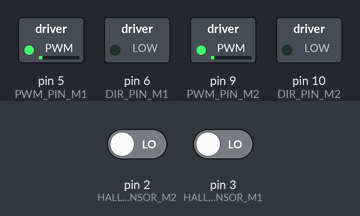
Recording of a sketch running on a simulated Arduino Uno, built with avr-gcc and run on an emulated ATmega328P. Parts: switched loads named in the sketch (green lamp = pin HIGH). The test bench sets the inputs (shaded band); at power-on: pin 2 (HALL_SENSOR_M2) LOW, pin 3 (HALL_SENSOR_M1) LOW.

Above: at 1.2 s.
1.3 s: pin 2 (HALL_SENSOR_M2) driven HIGH
At 1.45 s:
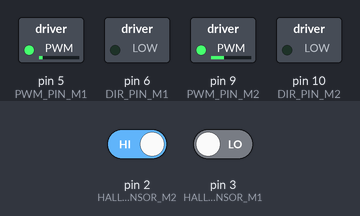
4.3 s: pin 3 (HALL_SENSOR_M1) driven HIGH
At 5.6 s:
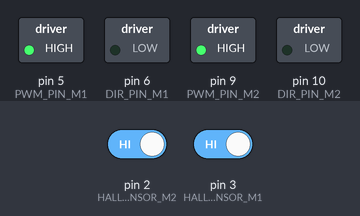
Timing chart, 0 to 7.3 s (numbered marks = the images above; inputs shaded):
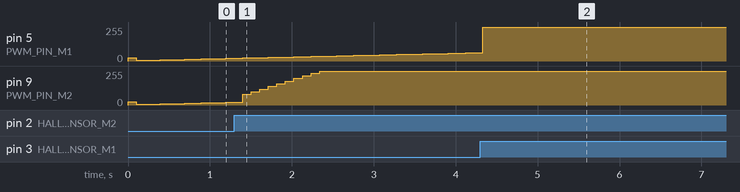

The sketch:

BLDC_PID.ino
```cpp
#include <SoftwareSerial.h>

SoftwareSerial bluetooth(13, 4);  // RX, TX for Bluetooth communication

// Motor 1 Pins
int DIR_PIN_M1 = 6;         // Motor 1 Direction pin
int PWM_PIN_M1 = 5;         // Motor 1 PWM control pin (490Hz)
int HALL_SENSOR_M1 = 3;     // Motor 1 Hall sensor interrupt feedback pin

// Motor 2 Pins
int DIR_PIN_M2 = 10;         // Motor 2 Direction pin
int PWM_PIN_M2 = 9;         // Motor 2 PWM control pin (490Hz)
int HALL_SENSOR_M2 = 2;     // Motor 2 Hall sensor interrupt feedback pin

// PID Variables
volatile float tic1 = 0, tac1 = 0, feedback1 = 0.0;
volatile float tic2 = 0, tac2 = 0, feedback2 = 0.0;

float now, prvTime, dt;
float P1 = 0.00, I1 = 0.00, D1 = 0.00, error1 = 0.00, prevErr1 = 0.00, errSum1 = 0.00, pid1 = 0.00; // Motor 1 PID
float P2 = 0.00, I2 = 0.00, D2 = 0.00, error2 = 0.00, prevErr2 = 0.00, errSum2 = 0.00, pid2 = 0.00; // Motor 2 PID

// PID Constants - Adjust for best performance
float kp = 0.15, ki = 0.7, kd = 0.001;
float targetSpeed = 20;   // Target speed (tune based on your system)
float maxPWM = 255, minPWM = 0; // PWM limits
float fb_min = 104, fb_max = 46, trgt_min = 12, trgt_max = 25; // Feedback mapping

void setup() {
    Serial.begin(115200);
    bluetooth.begin(9600);  // Start Bluetooth communication at 9600 baud rate

    // Motor 1 Pins
    pinMode(DIR_PIN_M1, OUTPUT);
    pinMode(PWM_PIN_M1, OUTPUT);
    attachInterrupt(digitalPinToInterrupt(HALL_SENSOR_M1), measureSpeed1, RISING); // Interrupt for Motor 1 feedback

    // Motor 2 Pins
    pinMode(DIR_PIN_M2, OUTPUT);
    pinMode(PWM_PIN_M2, OUTPUT);
    attachInterrupt(digitalPinToInterrupt(HALL_SENSOR_M2), measureSpeed2, RISING); // Interrupt for Motor 2 feedback

    // Set initial motor directions (optional, you can change them during runtime)
    digitalWrite(DIR_PIN_M1, LOW);  // Motor 1 initial direction
    digitalWrite(DIR_PIN_M2, LOW);  // Motor 2 initial direction
}

void loop() {
    now = millis();
    dt = (now - prvTime) / 1000.0; // Time step for PID calculation

    if (dt < 0.001) dt = 0.001; // Prevent division by zero errors
    prvTime = now;

    // Calculate PID for both motors
    pid1 = PID(feedback1, targetSpeed, P1, I1, D1, error1, prevErr1, errSum1);
    pid2 = PID(feedback2, targetSpeed, P2, I2, D2, error2, prevErr2, errSum2);

    // Constrain the PID output to the PWM limits
    pid1 = constrain(pid1, minPWM, maxPWM);
    pid2 = constrain(pid2, minPWM, maxPWM);

    // Apply PWM to both motors
    analogWrite(PWM_PIN_M1, round(pid1));  // Apply motor 1 speed
    analogWrite(PWM_PIN_M2, round(pid2));  // Apply motor 2 speed

    // Optional: Send feedback data to Bluetooth for monitoring
    bluetooth.print("Motor 1 Speed: ");
    bluetooth.print(feedback1);
    bluetooth.print("\tMotor 1 PID Output: ");
    bluetooth.println(pid1);

    bluetooth.print("Motor 2 Speed: ");
    bluetooth.print(feedback2);
    bluetooth.print("\tMotor 2 PID Output: ");
    bluetooth.println(pid2);
}

void measureSpeed1() {
    noInterrupts();  // Disable interrupts to prevent timing issues
    tic1 = millis();
    feedback1 = tic1 - tac1;
    tac1 = tic1;
    feedback1 = map(feedback1, fb_min, fb_max, trgt_min, trgt_max);
    interrupts();  // Re-enable interrupts
}

void measureSpeed2() {
    noInterrupts();
    tic2 = millis();
    feedback2 = tic2 - tac2;
    tac2 = tic2;
    feedback2 = map(feedback2, fb_min, fb_max, trgt_min, trgt_max);
    interrupts();
}

// PID Function - Common for both motors
float PID(float feedback, float targetSpeed, float &P, float &I, float &D, float &error, float &prevErr, float &errSum) {
    noInterrupts();
    error = targetSpeed - feedback;  // Calculate error for target speed
    interrupts();

    P = kp * error; // Proportional term
    I += ki * error * dt; // Integral term
    D = kd * (error - prevErr) / dt; // Derivative term
    prevErr = error; // Update previous error

    return P + I + D; // Return the PID output
}
```
